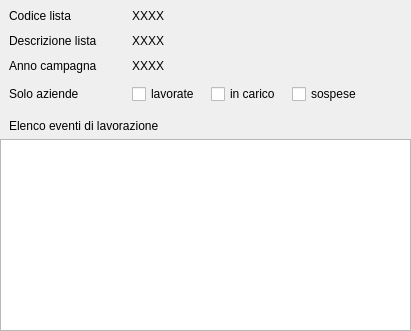
          <widget class="QWidget" name="ElencoAziende">
           <property name="servizioAgri" stdset="0">
            <string>ElencoAziende</string>
           </property>
           <layout class="QVBoxLayout" name="verticalLayout_6">
            <property name="spacing">
             <number>0</number>
            </property>
            <property name="leftMargin">
             <number>0</number>
            </property>
            <property name="topMargin">
             <number>0</number>
            </property>
            <property name="rightMargin">
             <number>0</number>
            </property>
            <property name="bottomMargin">
             <number>0</number>
            </property>
            <item>
             <widget class="QFrame" name="frame_2">
              <property name="contextMenuPolicy">
               <enum>Qt::DefaultContextMenu</enum>
              </property>
              <property name="styleSheet">
               <string notr="true">min-width: 7em;</string>
              </property>
              <property name="frameShape">
               <enum>QFrame::NoFrame</enum>
              </property>
              <property name="class" stdset="0">
               <string>serviceFilter</string>
              </property>
              <layout class="QVBoxLayout" name="verticalLayout_14">
               <property name="spacing">
                <number>11</number>
               </property>
               <item>
                <layout class="QHBoxLayout" name="horizontalLayout_2">
                 <property name="topMargin">
                  <number>0</number>
                 </property>
                 <item>
                  <widget class="QLabel" name="lblListaIdAz">
                   <property name="sizePolicy">
                    <sizepolicy hsizetype="Preferred" vsizetype="Preferred">
                     <horstretch>0</horstretch>
                     <verstretch>0</verstretch>
                    </sizepolicy>
                   </property>
                   <property name="minimumSize">
                    <size>
                     <width>112</width>
                     <height>0</height>
                    </size>
                   </property>
                   <property name="text">
                    <string>Codice lista</string>
                   </property>
                   <property name="class" stdset="0">
                    <string>boldText</string>
                   </property>
                  </widget>
                 </item>
                 <item>
                  <widget class="QLabel" name="lblListaIdValueAz">
                   <property name="sizePolicy">
                    <sizepolicy hsizetype="Expanding" vsizetype="Fixed">
                     <horstretch>0</horstretch>
                     <verstretch>0</verstretch>
                    </sizepolicy>
                   </property>
                   <property name="text">
                    <string>XXXX</string>
                   </property>
                  </widget>
                 </item>
                </layout>
               </item>
               <item>
                <layout class="QHBoxLayout" name="horizontalLayout_9">
                 <property name="leftMargin">
                  <number>0</number>
                 </property>
                 <property name="topMargin">
                  <number>0</number>
                 </property>
                 <item>
                  <widget class="QLabel" name="lblListaDescAz">
                   <property name="sizePolicy">
                    <sizepolicy hsizetype="Preferred" vsizetype="Preferred">
                     <horstretch>0</horstretch>
                     <verstretch>0</verstretch>
                    </sizepolicy>
                   </property>
                   <property name="minimumSize">
                    <size>
                     <width>112</width>
                     <height>0</height>
                    </size>
                   </property>
                   <property name="text">
                    <string>Descrizione lista</string>
                   </property>
                   <property name="class" stdset="0">
                    <string>boldText</string>
                   </property>
                  </widget>
                 </item>
                 <item>
                  <widget class="QLabel" name="lblListaDescValueAz">
                   <property name="sizePolicy">
                    <sizepolicy hsizetype="Expanding" vsizetype="Fixed">
                     <horstretch>0</horstretch>
                     <verstretch>0</verstretch>
                    </sizepolicy>
                   </property>
                   <property name="text">
                    <string>XXXX</string>
                   </property>
                   <property name="wordWrap">
                    <bool>true</bool>
                   </property>
                  </widget>
                 </item>
                </layout>
               </item>
               <item>
                <layout class="QHBoxLayout" name="horizontalLayout_10">
                 <property name="topMargin">
                  <number>0</number>
                 </property>
                 <item>
                  <widget class="QLabel" name="lblAnnoAz">
                   <property name="sizePolicy">
                    <sizepolicy hsizetype="Preferred" vsizetype="Preferred">
                     <horstretch>0</horstretch>
                     <verstretch>0</verstretch>
                    </sizepolicy>
                   </property>
                   <property name="minimumSize">
                    <size>
                     <width>112</width>
                     <height>0</height>
                    </size>
                   </property>
                   <property name="text">
                    <string>Anno campagna</string>
                   </property>
                   <property name="class" stdset="0">
                    <string>boldText</string>
                   </property>
                  </widget>
                 </item>
                 <item>
                  <widget class="QLabel" name="lblAnnValueAz">
                   <property name="sizePolicy">
                    <sizepolicy hsizetype="Expanding" vsizetype="Fixed">
                     <horstretch>0</horstretch>
                     <verstretch>0</verstretch>
                    </sizepolicy>
                   </property>
                   <property name="font">
                    <font>
                     <weight>50</weight>
                     <bold>false</bold>
                    </font>
                   </property>
                   <property name="text">
                    <string>XXXX</string>
                   </property>
                  </widget>
                 </item>
                </layout>
               </item>
               <item>
                <layout class="QHBoxLayout" name="horizontalLayout_11">
                 <property name="sizeConstraint">
                  <enum>QLayout::SetDefaultConstraint</enum>
                 </property>
                 <item>
                  <widget class="QLabel" name="lblEvFiltriAz">
                   <property name="minimumSize">
                    <size>
                     <width>112</width>
                     <height>0</height>
                    </size>
                   </property>
                   <property name="text">
                    <string>Solo aziende</string>
                   </property>
                   <property name="class" stdset="0">
                    <string>boldText</string>
                   </property>
                  </widget>
                 </item>
                 <item>
                  <layout class="QHBoxLayout" name="horizontalLayout_12">
                   <property name="leftMargin">
                    <number>0</number>
                   </property>
                   <item>
                    <widget class="QCheckBox" name="chkLavorateAz">
                     <property name="sizePolicy">
                      <sizepolicy hsizetype="Preferred" vsizetype="Fixed">
                       <horstretch>0</horstretch>
                       <verstretch>0</verstretch>
                      </sizepolicy>
                     </property>
                     <property name="layoutDirection">
                      <enum>Qt::LeftToRight</enum>
                     </property>
                     <property name="text">
                      <string>lavorate</string>
                     </property>
                    </widget>
                   </item>
                   <item>
                    <widget class="QCheckBox" name="chkBloccateAz">
                     <property name="sizePolicy">
                      <sizepolicy hsizetype="Preferred" vsizetype="Fixed">
                       <horstretch>0</horstretch>
                       <verstretch>0</verstretch>
                      </sizepolicy>
                     </property>
                     <property name="text">
                      <string>in carico</string>
                     </property>
                    </widget>
                   </item>
                   <item>
                    <widget class="QCheckBox" name="chkSospeseAz">
                     <property name="sizePolicy">
                      <sizepolicy hsizetype="Preferred" vsizetype="Fixed">
                       <horstretch>0</horstretch>
                       <verstretch>0</verstretch>
                      </sizepolicy>
                     </property>
                     <property name="text">
                      <string>sospese</string>
                     </property>
                    </widget>
                   </item>
                  </layout>
                 </item>
                 <item>
                  <spacer name="horizontalSpacer_3">
                   <property name="orientation">
                    <enum>Qt::Horizontal</enum>
                   </property>
                   <property name="sizeHint" stdset="0">
                    <size>
                     <width>40</width>
                     <height>20</height>
                    </size>
                   </property>
                  </spacer>
                 </item>
                </layout>
               </item>
              </layout>
             </widget>
            </item>
            <item>
             <widget class="QFrame" name="frame">
              <property name="styleSheet">
               <string notr="true"/>
              </property>
              <property name="frameShape">
               <enum>QFrame::NoFrame</enum>
              </property>
              <property name="class" stdset="0">
               <string>serviceTitle</string>
              </property>
              <layout class="QHBoxLayout" name="horizontalLayout_8">
               <property name="topMargin">
                <number>6</number>
               </property>
               <property name="bottomMargin">
                <number>6</number>
               </property>
               <item>
                <widget class="QLabel" name="label">
                 <property name="text">
                  <string>Elenco eventi di lavorazione</string>
                 </property>
                 <property name="class" stdset="0">
                  <string>boldText</string>
                 </property>
                </widget>
               </item>
              </layout>
             </widget>
            </item>
            <item>
             <widget class="QTableView" name="grid_ElencoAziende">
              <property name="contextMenuPolicy">
               <enum>Qt::CustomContextMenu</enum>
              </property>
              <property name="selectionMode">
               <enum>QAbstractItemView::SingleSelection</enum>
              </property>
              <property name="selectionBehavior">
               <enum>QAbstractItemView::SelectRows</enum>
              </property>
              <property name="sortingEnabled">
               <bool>true</bool>
              </property>
              <property name="servizioAgri" stdset="0">
               <string>ElencoAziende</string>
              </property>
              <attribute name="horizontalHeaderStretchLastSection">
               <bool>true</bool>
              </attribute>
             </widget>
            </item>
           </layout>
          </widget>
